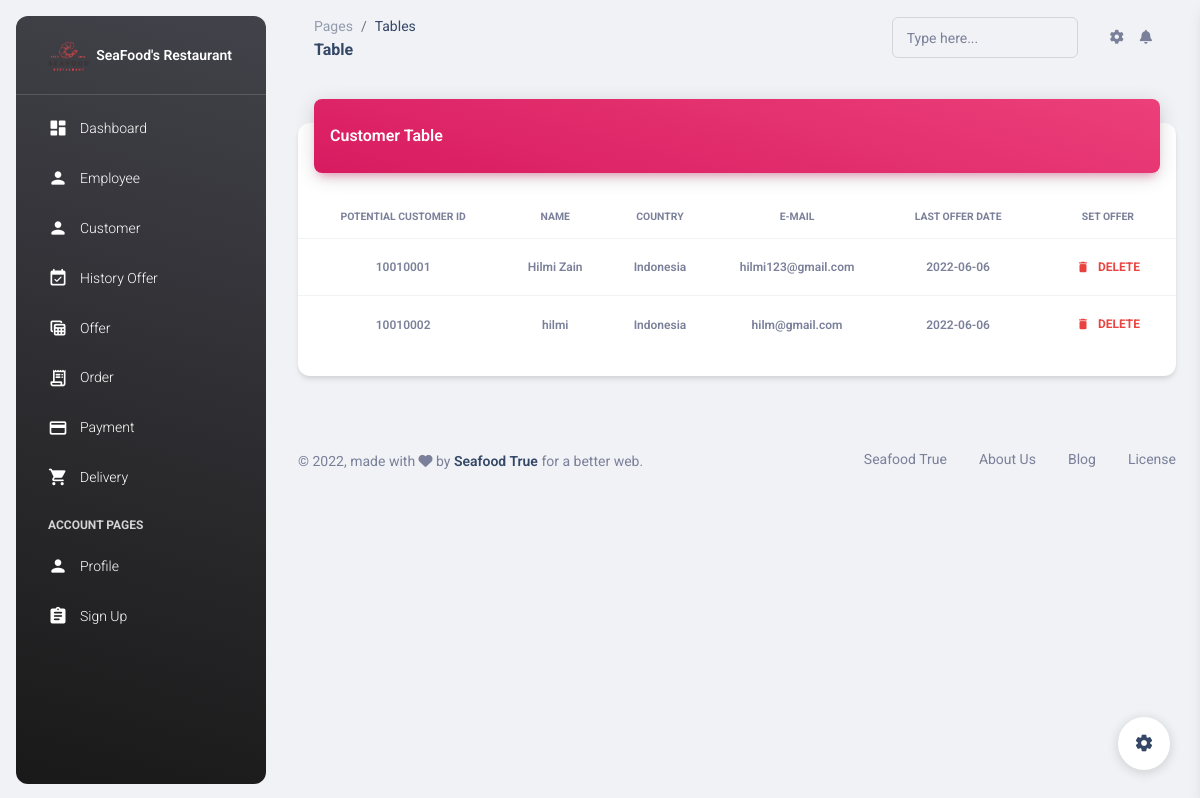
The app's page /admin/pages/customer.php (signed in) with its own data.
### tables this page shows
CREATE TABLE `calon_konsumen` (
  `ID_CALON_KONSUMEN` char(8) NOT NULL,
  `ID_NEGARA` char(4) NOT NULL,
  `NAMA_CALON_KONSUMEN` varchar(50) DEFAULT NULL,
  `EMAIL_CALON_KONSUMEN` varchar(100) DEFAULT NULL,
  `PASSWORD_CALON_KONSUMEN` varchar(255) DEFAULT NULL,
  `TGL_PENAWARAN_TERAKHIR` date DEFAULT NULL,
  PRIMARY KEY (`ID_CALON_KONSUMEN`),
  KEY `CKONS_NEGARA_FK` (`ID_NEGARA`),
  CONSTRAINT `CKONS_NEGARA_FK` FOREIGN KEY (`ID_NEGARA`) REFERENCES `negara` (`ID_NEGARA`)
);

CREATE TABLE `negara` (
  `ID_NEGARA` char(4) NOT NULL,
  `NAMA_NEGARA` varchar(30) DEFAULT NULL,
  PRIMARY KEY (`ID_NEGARA`)
);

### functions.php (called while the page is built, shortened)
<?php
    $koneksi = mysqli_connect('localhost','root','','seafood2');
    function query($query){
        global $koneksi;
        $select = mysqli_query($koneksi, $query);
        $rows = [];
        while ($tampil = mysqli_fetch_assoc($select)){
            $rows [] = $tampil;
        }
        return $rows;
    }
?>

### admin/pages/customer.php (the view, shortened to what this page needs)
<?php
require '../../functions.php';
$query = "SELECT * FROM calon_konsumen ORDER BY id_calon_konsumen ASC";
$sql = query($query);
?>
<!DOCTYPE html>
<html lang="en">
<head>
  <link href="../assets/css/nucleo-icons.css" rel="stylesheet"/>
  <link href="../assets/css/nucleo-svg.css" rel="stylesheet"/>
  <link id="pagestyle" href="../assets/css/material-dashboard.css?v=3.0.0" rel="stylesheet"/>
</head>
<body class="g-sidenav-show  bg-gray-200">
  <aside class="sidenav navbar navbar-vertical navbar-expand-xs border-0 border-radius-xl my-3 fixed-start ms-3   bg-gradient-dark" id="sidenav-main">
    <div class="sidenav-header">
      <a class="navbar-brand m-0" target="_blank">
        <img src="../assets/img/seafood.png" class="navbar-brand-img h-100" alt="main_logo">
        <span class="ms-1 font-weight-bold text-white">SeaFood's Restaurant</span>
      </a>
    </div>
    <hr class="horizontal light mt-0 mb-2">
    <div class="collapse navbar-collapse  w-auto  max-height-vh-100" id="sidenav-collapse-main">
      <ul class="navbar-nav">
        <li class="nav-item">
          <a class="nav-link text-white " href="../index.php">
            <div class="text-white text-center me-2 d-flex align-items-center justify-content-center">
              <i class="material-icons opacity-10">dashboard</i>
            </div>
            <span class="nav-link-text ms-1">Dashboard</span>
          </a>
        </li>
        <li class="nav-item">
            <a class="nav-link text-white " href="employee.php">
              <div class="text-white text-center me-2 d-flex align-items-center justify-content-center">
                <i class="material-icons opacity-10">person</i>
              </div>
              <span class="nav-link-text ms-1">Employee</span>
            </a>
        </li>
        <li class="nav-item">
          <a class="nav-link text-white " href="customer.php">
            <div class="text-white text-center me-2 d-flex align-items-center justify-content-center">
              <i class="material-icons opacity-10">person</i>
            </div>
            <span class="nav-link-text ms-1">Customer</span>
          </a>
        </li>
        <li class="nav-item">
          <a class="nav-link text-white " href="historyoffer.php">
            <div class="text-white text-center me-2 d-flex align-items-center justify-content-center">
              <i class="material-icons opacity-10">event_available</i>
            </div>
            <span class="nav-link-text ms-1">History Offer</span>
          </a>
        </li>
        <li class="nav-item">
          <a class="nav-link text-white " href="offer.php">
            <div class="text-white text-center me-2 d-flex align-items-center justify-content-center">
              <i class="material-icons opacity-10">table_view</i>
            </div>
            <span class="nav-link-text ms-1">Offer</span>
          </a>
        </li>
        <li class="nav-item">
          <a class="nav-link text-white " href="order.php">
            <div class="text-white text-center me-2 d-flex align-items-center justify-content-center">
              <i class="material-icons opacity-10">receipt_long</i>
            </div>
            <span class="nav-link-text ms-1">Order</span>
          </a>
        </li>
        <li class="nav-item">
          <a class="nav-link text-white " href="payment.php">
            <div class="text-white text-center me-2 d-flex align-items-center justify-content-center">
              <i class="material-icons opacity-10">credit_card</i>
            </div>
            <span class="nav-link-text ms-1">Payment</span>
          </a>
        </li>
        <li class="nav-item">
          <a class="nav-link text-white " href="delivery.php">
            <div class="text-white text-center me-2 d-flex align-items-center justify-content-center">
              <i class="material-icons opacity-10">shopping_cart</i>
            </div>
            <span class="nav-link-text ms-1">Delivery</span>
          </a>
        </li>
        <li class="nav-item mt-3">
          <h6 class="ps-4 ms-2 text-uppercase text-xs text-white font-weight-bolder opacity-8">Account pages</h6>
        </li>
        <li class="nav-item">
          <a class="nav-link text-white " href="profile.php">
            <div class="text-white text-center me-2 d-flex align-items-center justify-content-center">
              <i class="material-icons opacity-10">person</i>
            </div>
            <span class="nav-link-text ms-1">Profile</span>
          </a>
        </li>
        <li class="nav-item">
          <a class="nav-link text-white " href="../../logout.php">
            <div class="text-white text-center me-2 d-flex align-items-center justify-content-center">
              <i class="material-icons opacity-10">assignment</i>
            </div>
            <span class="nav-link-text ms-1">Sign Up</span>
          </a>
        </li>
      </ul>
    </div>
  </aside>
  <main class="main-content position-relative max-height-vh-100 h-100 border-radius-lg ">
    <nav class="navbar navbar-main navbar-expand-lg px-0 mx-4 shadow-none border-radius-xl" id="navbarBlur" navbar-scroll="true">
      <div class="container-fluid py-1 px-3">
        <nav aria-label="breadcrumb">
          <ol class="breadcrumb bg-transparent mb-0 pb-0 pt-1 px-0 me-sm-6 me-5">
            <li class="breadcrumb-item text-sm"><a class="opacity-5 text-dark" href="javascript:;">Pages</a></li>
            <li class="breadcrumb-item text-sm text-dark active" aria-current="page">Tables</li>
          </ol>
          <h6 class="font-weight-bolder mb-0">Table</h6>
        </nav>
        <div class="collapse navbar-collapse mt-sm-0 mt-2 me-md-0 me-sm-10" id="navbar">
          <div class="ms-md-auto pe-md-3 d-flex align-items-center">
            <div class="input-group input-group-outline">
              <label class="form-label">Type here...</label>
              <input type="text" class="form-control">
            </div>
          </div>
          <ul class="navbar-nav  justify-content-end">
            <li class="nav-item px-3 d-flex align-items-center">
              <a href="javascript:;" class="nav-link text-body p-0">
                <i class="fa fa-cog fixed-plugin-button-nav cursor-pointer"></i>
              </a>
            </li>
            <li class="nav-item dropdown pe-2 d-flex align-items-center">
              <a href="javascript:;" class="nav-link text-body p-0" id="dropdownMenuButton" data-bs-toggle="dropdown" aria-expanded="false">
                <i class="fa fa-bell cursor-pointer"></i>
              </a>
            </li>
          </ul>
        </div>
      </div>
    </nav>
    <div class="container-fluid py-4">
      <div class="row">
        <div class="col-12">
          <div class="card my-4">
            <div class="card-header p-0 position-relative mt-n4 mx-3 z-index-2">
              <div class="bg-gradient-primary shadow-primary border-radius-lg pt-4 pb-3">
                <h6 class="text-white text-capitalize ps-3">Customer Table</h6>
              </div>
            </div>
            <div class="card-body px-0 pb-2">
              <div class="table-responsive p-0">
              <table class="table align-items-center table-hover">
                <thead>
                    <tr>
                    <th class="text-uppercase text-secondary text-xxs font-weight-bolder opacity-1000 align-middle text-center">Potential Customer ID</th>
                    <th class="text-uppercase text-secondary text-xxs font-weight-bolder opacity-1000 align-middle text-center">Name</th>
                    <th class="text-uppercase text-secondary text-xxs font-weight-bolder opacity-1000 align-middle text-center">Country</th>
                    <th class="text-uppercase text-secondary text-xxs font-weight-bolder opacity-1000 align-middle text-center">E-mail</th>
                    <th class="text-uppercase text-secondary text-xxs font-weight-bolder opacity-1000 align-middle text-center">Last Offer Date</th>
                    <th class="text-uppercase text-secondary text-xxs font-weight-bolder opacity-1000 align-middle text-center">Set Offer</th>
                </thead>
                <tbody>
                <?php foreach ($sql as $member) : ?>
					        <tr>
                    <td class="align-middle text-center text-sm">
                      <span class="text-secondary font-weight-bold text-xs"><?php echo $member['ID_CALON_KONSUMEN']; ?></span>
                    </td>
                    <td class="align-middle text-center text-sm">
                      <span class="text-secondary font-weight-bold text-xs"><?php echo $member['NAMA_CALON_KONSUMEN']; ?></span>
                    </td>
                    <td class="align-middle text-center text-sm">
                      <?php $idNegara = $member["ID_NEGARA"];
                      $namaNegara = query("SELECT nama_negara FROM negara WHERE id_negara = $idNegara")[0]["nama_negara"];
                      ?>
                      <span class="text-secondary font-weight-bold text-xs"><?php echo $namaNegara; ?></span>
                    </td>
                    <td class="align-middle text-center text-sm">
                      <span class="text-secondary font-weight-bold text-xs"><?php echo $member['EMAIL_CALON_KONSUMEN']; ?></span>
                    </td>
                    <td class="align-middle text-center text-sm">
                      <span class="text-secondary font-weight-bold text-xs"><?php echo $member['TGL_PENAWARAN_TERAKHIR']; ?></span>
                    </td>
                    <td class="align-middle text-center text-sm">
                      <a class="btn btn-link text-danger text-gradient px-3 mb-0" href="deletecustomer.php?id_calon_konsumen=<?php echo $member['ID_CALON_KONSUMEN']; ?>" onclick="return confirm('Apakah Anda yakin ingin menghapus penawaran pada customer ini?')"><i class="material-icons text-sm me-2">delete</i>Delete</a>
                    </td>
                  </tr>
                  <?php endforeach; ?>
                </tbody>
                </table>
                </div>
              </div>
            </div>
      </div>
    </div>
  </div>
  <footer class="footer py-4  ">
    <div class="container-fluid">
      <div class="row align-items-center justify-content-lg-between">
        <div class="col-lg-6 mb-lg-0 mb-4">
          <div class="copyright text-center text-sm text-muted text-lg-start">
            © ,
            made with <i class="fa fa-heart"></i> by
            <a href="../index.php" class="font-weight-bold" target="_blank">Seafood True</a>
            for a better web.
          </div>
        </div>
        <div class="col-lg-6">
          <ul class="nav nav-footer justify-content-center justify-content-lg-end">
            <li class="nav-item">
              <a href="../index.php"class="nav-link text-muted" target="_blank">Seafood True</a>
            </li>
            <li class="nav-item">
              <a href="../index.php" class="nav-link text-muted" target="_blank">About Us</a>
            </li>
            <li class="nav-item">
              <a href="../index.php" class="nav-link text-muted" target="_blank">Blog</a>
            </li>
            <li class="nav-item">
              <a href="../index.php" class="nav-link pe-0 text-muted" target="_blank">License</a>
            </li>
          </ul>
        </div>
      </div>
    </div>
  </footer>
</main>
<div class="fixed-plugin">
  <a class="fixed-plugin-button text-dark position-fixed px-3 py-2">
    <i class="material-icons py-2">settings</i>
  </a>
</div>
</body>
</html>

### records on screen
calon_konsumen: ID_CALON_KONSUMEN "10010001", NAMA_CALON_KONSUMEN "Hilmi Zain", ID_NEGARA.NAMA_NEGARA "Indonesia", EMAIL_CALON_KONSUMEN "hilmi123@gmail.com", TGL_PENAWARAN_TERAKHIR "2022-06-06"
calon_konsumen: ID_CALON_KONSUMEN "10010002", NAMA_CALON_KONSUMEN "hilmi", ID_NEGARA.NAMA_NEGARA "Indonesia", EMAIL_CALON_KONSUMEN "hilm@gmail.com", TGL_PENAWARAN_TERAKHIR "2022-06-06"
